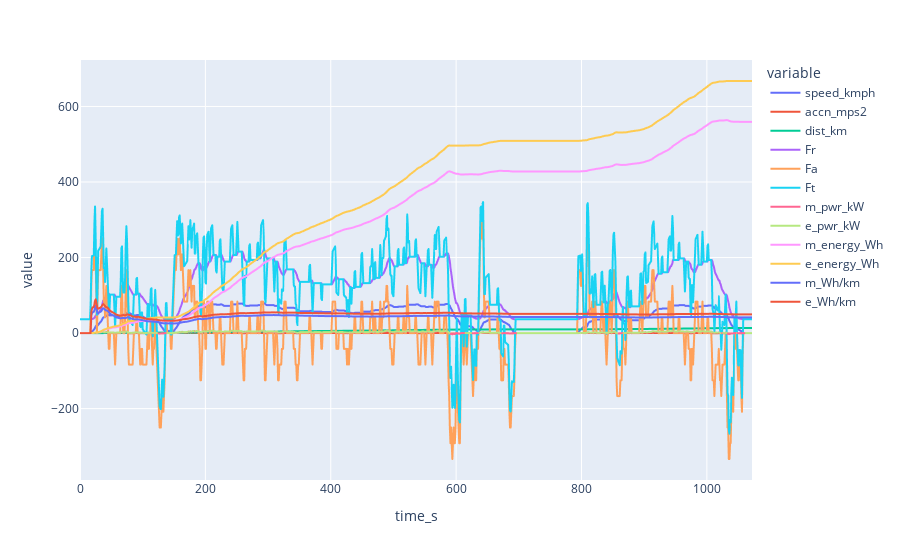

The cell this chart's notebook holds for it:
### Code cell
df_energy = energy_calc(time,speed,accn_mps2,mtr_sys_eff,coastdown_param)

### Figure 1 — Plotly figure (JSON) as saved in the notebook; plotly's stock layout.template omitted (floating-point values rounded to 4 significant figures; data arrays with more than 128 entries replaced by an {"elided": "..."} marker saying what was removed)
{"data": [{"hovertemplate": "variable=speed_kmph<br>time_s=%{x}<br>value=%{y}<extra></extra>", "legendgroup": "speed_kmph", "line": {"color": "#636efa", "dash": "solid"}, "marker": {"symbol": "circle"}, "mode": "lines", "name": "speed_kmph", "showlegend": true, "type": "scattergl", "x": {"elided": "1073 int values"}, "xaxis": "x", "y": {"elided": "1073 int values"}, "yaxis": "y"}, {"hovertemplate": "variable=accn_mps2<br>time_s=%{x}<br>value=%{y}<extra></extra>", "legendgroup": "accn_mps2", "line": {"color": "#EF553B", "dash": "solid"}, "marker": {"symbol": "circle"}, "mode": "lines", "name": "accn_mps2", "showlegend": true, "type": "scattergl", "x": {"elided": "1073 int values"}, "xaxis": "x", "y": {"elided": "1073 float values"}, "yaxis": "y"}, {"hovertemplate": "variable=dist_km<br>time_s=%{x}<br>value=%{y}<extra></extra>", "legendgroup": "dist_km", "line": {"color": "#00cc96", "dash": "solid"}, "marker": {"symbol": "circle"}, "mode": "lines", "name": "dist_km", "showlegend": true, "type": "scattergl", "x": {"elided": "1073 int values"}, "xaxis": "x", "y": {"elided": "1073 float values"}, "yaxis": "y"}, {"hovertemplate": "variable=Fr<br>time_s=%{x}<br>value=%{y}<extra></extra>", "legendgroup": "Fr", "line": {"color": "#ab63fa", "dash": "solid"}, "marker": {"symbol": "circle"}, "mode": "lines", "name": "Fr", "showlegend": true, "type": "scattergl", "x": {"elided": "1073 int values"}, "xaxis": "x", "y": {"elided": "1073 float values"}, "yaxis": "y"}, {"hovertemplate": "variable=Fa<br>time_s=%{x}<br>value=%{y}<extra></extra>", "legendgroup": "Fa", "line": {"color": "#FFA15A", "dash": "solid"}, "marker": {"symbol": "circle"}, "mode": "lines", "name": "Fa", "showlegend": true, "type": "scattergl", "x": {"elided": "1073 int values"}, "xaxis": "x", "y": {"elided": "1073 float values"}, "yaxis": "y"}, {"hovertemplate": "variable=Ft<br>time_s=%{x}<br>value=%{y}<extra></extra>", "legendgroup": "Ft", "line": {"color": "#19d3f3", "dash": "solid"}, "marker": {"symbol": "circle"}, "mode": "lines", "name": "Ft", "showlegend": true, "type": "scattergl", "x": {"elided": "1073 int values"}, "xaxis": "x", "y": {"elided": "1073 float values"}, "yaxis": "y"}, {"hovertemplate": "variable=m_pwr_kW<br>time_s=%{x}<br>value=%{y}<extra></extra>", "legendgroup": "m_pwr_kW", "line": {"color": "#FF6692", "dash": "solid"}, "marker": {"symbol": "circle"}, "mode": "lines", "name": "m_pwr_kW", "showlegend": true, "type": "scattergl", "x": {"elided": "1073 int values"}, "xaxis": "x", "y": {"elided": "1073 float values"}, "yaxis": "y"}, {"hovertemplate": "variable=e_pwr_kW<br>time_s=%{x}<br>value=%{y}<extra></extra>", "legendgroup": "e_pwr_kW", "line": {"color": "#B6E880", "dash": "solid"}, "marker": {"symbol": "circle"}, "mode": "lines", "name": "e_pwr_kW", "showlegend": true, "type": "scattergl", "x": {"elided": "1073 int values"}, "xaxis": "x", "y": {"elided": "1073 float values"}, "yaxis": "y"}, {"hovertemplate": "variable=m_energy_Wh<br>time_s=%{x}<br>value=%{y}<extra></extra>", "legendgroup": "m_energy_Wh", "line": {"color": "#FF97FF", "dash": "solid"}, "marker": {"symbol": "circle"}, "mode": "lines", "name": "m_energy_Wh", "showlegend": true, "type": "scattergl", "x": {"elided": "1073 int values"}, "xaxis": "x", "y": {"elided": "1073 float values"}, "yaxis": "y"}, {"hovertemplate": "variable=e_energy_Wh<br>time_s=%{x}<br>value=%{y}<extra></extra>", "legendgroup": "e_energy_Wh", "line": {"color": "#FECB52", "dash": "solid"}, "marker": {"symbol": "circle"}, "mode": "lines", "name": "e_energy_Wh", "showlegend": true, "type": "scattergl", "x": {"elided": "1073 int values"}, "xaxis": "x", "y": {"elided": "1073 float values"}, "yaxis": "y"}, {"hovertemplate": "variable=m_Wh/km<br>time_s=%{x}<br>value=%{y}<extra></extra>", "legendgroup": "m_Wh/km", "line": {"color": "#636efa", "dash": "solid"}, "marker": {"symbol": "circle"}, "mode": "lines", "name": "m_Wh/km", "showlegend": true, "type": "scattergl", "x": {"elided": "1073 int values"}, "xaxis": "x", "y": {"elided": "1073 float values"}, "yaxis": "y"}, {"hovertemplate": "variable=e_Wh/km<br>time_s=%{x}<br>value=%{y}<extra></extra>", "legendgroup": "e_Wh/km", "line": {"color": "#EF553B", "dash": "solid"}, "marker": {"symbol": "circle"}, "mode": "lines", "name": "e_Wh/km", "showlegend": true, "type": "scattergl", "x": {"elided": "1073 int values"}, "xaxis": "x", "y": {"elided": "1073 float values"}, "yaxis": "y"}], "layout": {"legend": {"title": {"text": "variable"}, "tracegroupgap": 0}, "margin": {"t": 60}, "xaxis": {"anchor": "y", "domain": [0, 1], "title": {"text": "time_s"}}, "yaxis": {"anchor": "x", "domain": [0, 1], "title": {"text": "value"}}}}
